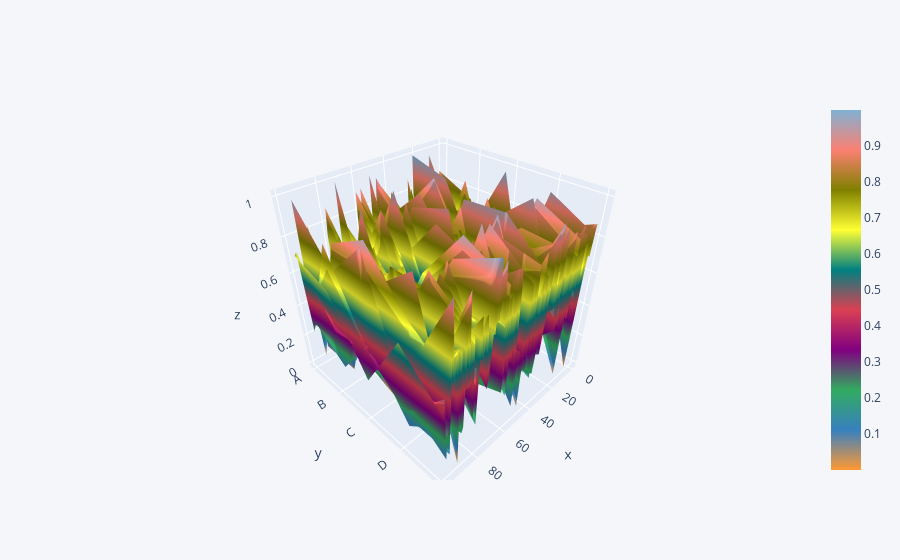

The notebook cell this image was saved under:
### Code cell
main(cat)

### Figure 1 — Plotly figure (JSON) as saved in the notebook; plotly's stock layout.template omitted (floating-point values rounded to 4 significant figures; data arrays with more than 128 entries replaced by an {"elided": "..."} marker saying what was removed)
{"data": [{"colorscale": [[0, "rgb(255, 153, 51)"], [0.1111, "rgb(55, 128, 191)"], [0.2222, "rgb(50, 171, 96)"], [0.3333, "rgb(128, 0, 128)"], [0.4444, "rgb(219, 64, 82)"], [0.5556, "rgb(0, 128, 128)"], [0.6667, "rgb(255, 255, 51)"], [0.7778, "rgb(128, 128, 0)"], [0.8889, "rgb(251, 128, 114)"], [1, "rgb(128, 177, 211)"]], "type": "surface", "x": [0, 1, 2, 3, 4, 5, 6, 7, 8, 9, 10, 11, 12, 13, 14, 15, 16, 17, 18, 19, 20, 21, 22, 23, 24, 25, 26, 27, 28, 29, 30, 31, 32, 33, 34, 35, 36, 37, 38, 39, 40, 41, 42, 43, 44, 45, 46, 47, 48, 49, 50, 51, 52, 53, 54, 55, 56, 57, 58, 59, 60, 61, 62, 63, 64, 65, 66, 67, 68, 69, 70, 71, 72, 73, 74, 75, 76, 77, 78, 79, 80, 81, 82, 83, 84, 85, 86, 87, 88, 89, 90, 91, 92, 93, 94, 95, 96, 97, 98, 99], "y": ["A", "B", "C", "D", "E"], "z": {"elided": "5x100 float values"}}], "layout": {"legend": {"bgcolor": "#F5F6F9", "font": {"color": "#4D5663"}}, "paper_bgcolor": "#F5F6F9", "plot_bgcolor": "#F5F6F9", "title": {"font": {"color": "#4D5663"}}, "xaxis": {"gridcolor": "#E1E5ED", "showgrid": true, "tickfont": {"color": "#4D5663"}, "title": {"font": {"color": "#4D5663"}, "text": ""}, "zerolinecolor": "#E1E5ED"}, "yaxis": {"gridcolor": "#E1E5ED", "showgrid": true, "tickfont": {"color": "#4D5663"}, "title": {"font": {"color": "#4D5663"}, "text": ""}, "zerolinecolor": "#E1E5ED"}}}
